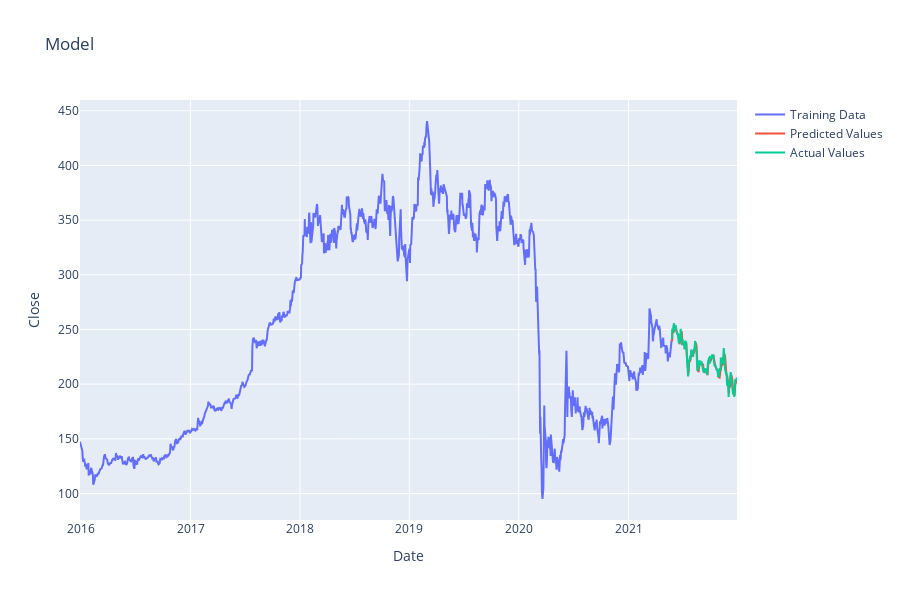

Notebook code cell kept with this figure:
### Code cell
# Plot the data
# training data set
train = data[0:training_data_length]
# validation data set
valid = data[training_data_length:]
# assign predicted data
valid['Predictions'] = predictions

# Visualise the data
plt.figure(figsize=(16,8))
plt.title('Model')
plt.xlabel("Date",fontsize=18)
plt.ylabel("Close Price USD",fontsize=18)
plt.plot(train['Close'])
plt.plot(valid[['Close','Predictions']])
plt.legend(['Training Data','Actual Values','Prediction'],loc='lower right')
plt.show()

trainingSet =  go.Scatter(
                x=train.index,
                y=train['Close'],
                mode='lines',
                connectgaps=True,
                name = "Training Data"
)
validationSet =  go.Scatter(
                x=valid.index,
                y=valid['Close'],
                mode='lines',
                connectgaps=True,
                name = "Actual Values"
)
testingSet =  go.Scatter(
                x=valid.index,
                y=valid['Predictions'],
                mode='lines',
                connectgaps=True,
                name = "Predicted Values"
)

graphLayout = go.Layout(
    title = "Model",
    xaxis = {'title' : "Date"},
    yaxis = {'title' : "Close"},
    autosize= False,
    width=900,
    height=600
)
fig2= go.Figure(data=[trainingSet,testingSet,validationSet],layout=graphLayout)

fig2.show()

### Figure 1 — Plotly figure (JSON) as saved in the notebook; plotly's stock layout.template omitted (floating-point values rounded to 4 significant figures; data arrays with more than 128 entries replaced by an {"elided": "..."} marker saying what was removed)
{"data": [{"connectgaps": true, "mode": "lines", "name": "Training Data", "type": "scatter", "x": {"elided": "1361 str values"}, "y": {"elided": "1361 float values"}}, {"connectgaps": true, "mode": "lines", "name": "Predicted Values", "type": "scatter", "x": {"elided": "151 str values"}, "y": {"elided": "151 float values"}}, {"connectgaps": true, "mode": "lines", "name": "Actual Values", "type": "scatter", "x": {"elided": "151 str values"}, "y": {"elided": "151 float values"}}], "layout": {"autosize": false, "height": 600, "title": {"text": "Model"}, "width": 900, "xaxis": {"title": {"text": "Date"}}, "yaxis": {"title": {"text": "Close"}}}}
